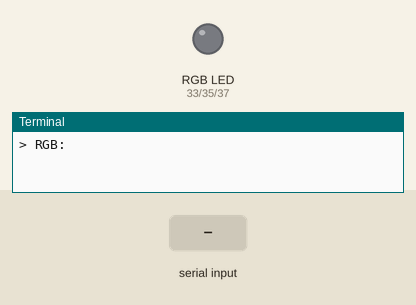
Recording of a program running on a simulated Raspberry Pi (header pin numbers). Parts: an RGB LED mixed from three pins (HIGH = lit), the last lines printed to the terminal. The inputs (shaded band) are chosen by the test bench.

Above: at 1.2 s.
1.3 s: "200" typed at the terminal, then Enter
At 2.7 s:
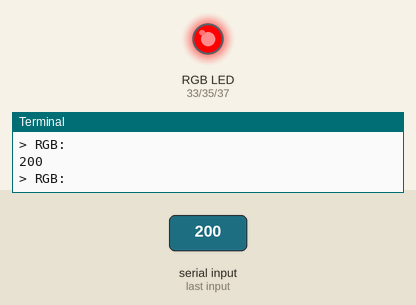
Timing chart, 0 to 4.3 s (numbered marks = the images above; inputs shaded):
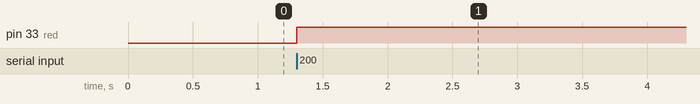

Measured:
- after the input at 1.3 s, pin 33 (red): LOW → HIGH at once

The program:

rgb_led.py
```python
#!/usr/bin/python
# coding=utf-8
import RPi.GPIO as GPIO


GPIO.setmode(GPIO.BOARD)

red = 33
green = 35
blue = 37

GPIO.setup(red, GPIO.OUT)
GPIO.setup(green, GPIO.OUT)
GPIO.setup(blue, GPIO.OUT)

try:
    c = raw_input('> RGB: ')

    while True:
        GPIO.output(red, int(c[0]))
        GPIO.output(green, int(c[1]))
        GPIO.output(blue, int(c[2]))

        c = raw_input('> RGB: ')

except KeyboardInterrupt:
    print '\n\n[ Execution aborted ]'
except ValueError:
    print '\n[ Unexpected value ]'
except IndexError:
    print '\n[ Index out of range ]'
except TypeError:
    print '\n[ Only 0 or 1 number required ]'
finally:
    print '\nCleaning pins...'
    GPIO.cleanup()
```
